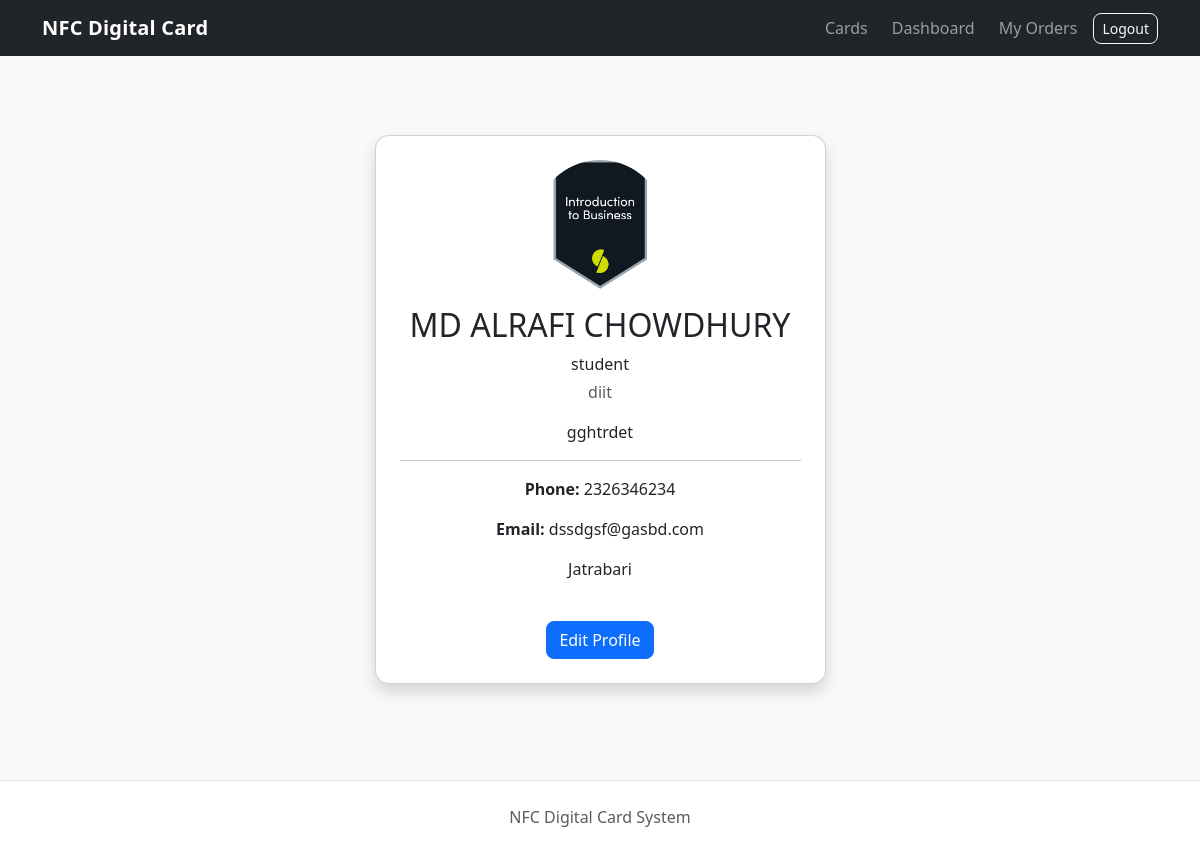
/profile/preview/ (signed in), run on an earlier commit of the app's database.
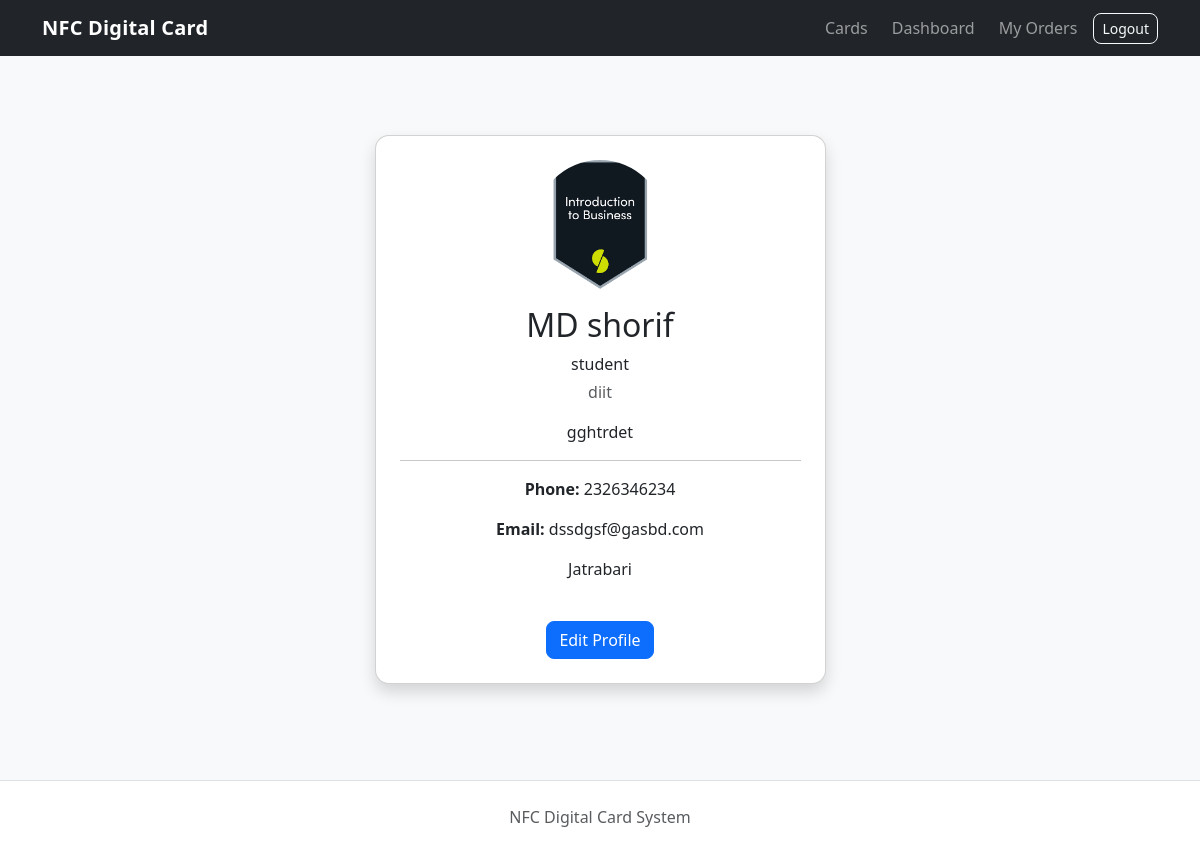
And on a later commit of the database.
### profiles/models.py (models this page shows, shortened)
class Profile(models.Model):
    user = models.OneToOneField(
        User,
        on_delete=models.CASCADE,
        related_name="profile",
    )
    full_name = models.CharField(max_length=150, blank=True)
    job_title = models.CharField(max_length=150, blank=True)
    company = models.CharField(max_length=150, blank=True)
    bio = models.TextField(blank=True)
    phone = models.CharField(max_length=30, blank=True)
    email = models.EmailField(blank=True)
    website = models.URLField(blank=True)
    address = models.CharField(max_length=255, blank=True)
    facebook = models.URLField(blank=True)
    instagram = models.URLField(blank=True)
    linkedin = models.URLField(blank=True)
    whatsapp = models.CharField(max_length=30, blank=True)
    github = models.URLField(blank=True)
    profile_picture = models.ImageField(
        upload_to="profiles/",
        blank=True,
        null=True,
    )
    created_at = models.DateTimeField(auto_now_add=True)
    updated_at = models.DateTimeField(auto_now=True)

### profiles/views.py (the view)
@login_required
def profile_preview(request):
    profile = get_object_or_404(
        Profile,
        user=request.user,
    )
    return render(
        request,
        "profiles/profile_preview.html",
        {
            "profile": profile,
        },
    )

### templates/profiles/profile_preview.html (shortened to what this page needs)
{% extends "base.html" %}
{% block content %}
<div class="row justify-content-center">
    <div class="col-md-7 col-lg-5">
        <div class="card shadow text-center">
            <div class="card-body p-4">
                {% if profile.profile_picture %}
                    <img
                        src="{{ profile.profile_picture.url }}"
                        alt="Profile photo"
                        class="rounded-circle mb-3"
                        style="
                            width: 130px;
                            height: 130px;
                            object-fit: cover;
                        "
                    >
                {% endif %}
                <h2>
                    {{ profile.full_name|default:user.username }}
                </h2>
                {% if profile.job_title %}
                    <p class="mb-1">
                        {{ profile.job_title }}
                    </p>
                {% endif %}
                {% if profile.company %}
                    <p class="text-muted">
                        {{ profile.company }}
                    </p>
                {% endif %}
                {% if profile.bio %}
                    <p>
                        {{ profile.bio }}
                    </p>
                {% endif %}
                <hr>
                {% if profile.phone %}
                    <p>
                        <strong>Phone:</strong>
                        {{ profile.phone }}
                    </p>
                {% endif %}
                {% if profile.email %}
                    <p>
                        <strong>Email:</strong>
                        {{ profile.email }}
                    </p>
                {% endif %}
                {% if profile.address %}
                    <p>
                        {{ profile.address }}
                    </p>
                {% endif %}
                <div class="mt-4">
                    <a
                        href="{% url 'edit_profile' %}"
                        class="btn btn-primary"
                    >
                        Edit Profile
                    </a>
                </div>
            </div>
        </div>
    </div>
</div>
{% endblock %}

What changed in the data, as far as the page shows it:
changed Profile "student": full_name "MD ALRAFI CHOWDHURY" → "MD shorif"
